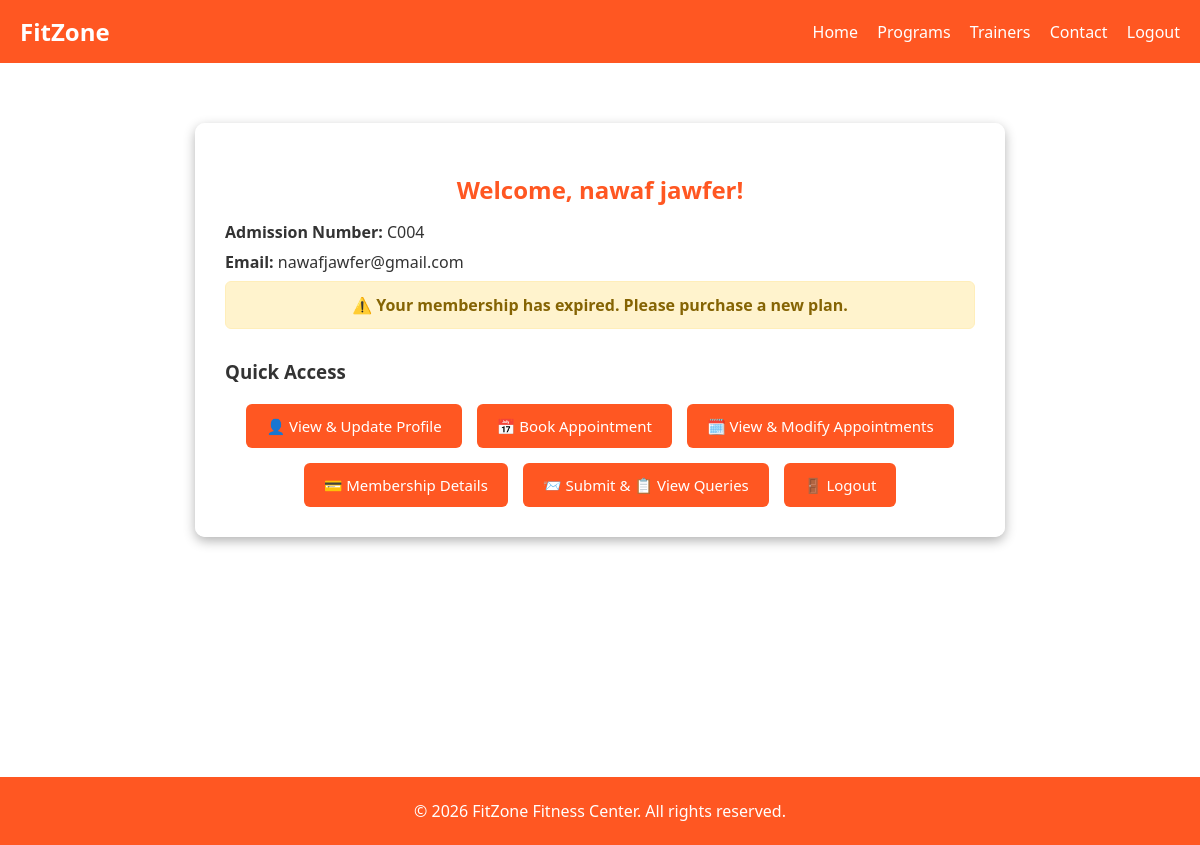
/Pages/customer_dashboard.php (signed in), run on the app's committed database.
### tables this page shows
CREATE TABLE IF NOT EXISTS `users1` (
  `Admission_Number` int NOT NULL AUTO_INCREMENT,
  `Full_Name` varchar(100) NOT NULL,
  `NIC` varchar(50) NOT NULL,
  `Address` text NOT NULL,
  `Email` varchar(100) NOT NULL,
  `Phone_Number` varchar(20) NOT NULL,
  `Weight` varchar(10) NOT NULL,
  `Height` varchar(10) NOT NULL,
  `Username` varchar(50) NOT NULL,
  `Password` varchar(255) NOT NULL,
  `Role` varchar(30) NOT NULL DEFAULT 'Customer',
  PRIMARY KEY (`Admission_Number`)
);

CREATE TABLE IF NOT EXISTS `memberships` (
  `Membership_ID` int NOT NULL,
  `Admission_Number` int NOT NULL,
  `Plan_ID` int NOT NULL,
  `Start_Date` date NOT NULL,
  `End_Date` date NOT NULL,
  PRIMARY KEY (`Membership_ID`)
);

### Pages/customer_dashboard.php (the view, shortened to what this page needs)
<?php
$conn = new mysqli("localhost", "root", "", "fitzone1");
$user_id = $_SESSION["user_id"];
$sql = "SELECT * FROM users1 WHERE Admission_Number = ?";
$stmt = $conn->prepare($sql);
$stmt->bind_param("i", $user_id);
$stmt->execute();
$result = $stmt->get_result();
$user = $result->fetch_assoc();
$admission = "C" . str_pad($user["Admission_Number"], 3, "0", STR_PAD_LEFT);
$warning = "";
$check_expiry = $conn->prepare("SELECT End_Date FROM memberships
                                WHERE Admission_Number = ?
                                ORDER BY End_Date DESC LIMIT 1");
$check_expiry->bind_param("i", $user_id);
$check_expiry->execute();
$res = $check_expiry->get_result();
if ($res->num_rows > 0) {
  $end_date = $res->fetch_assoc()['End_Date'];
  $days_left = floor((strtotime($end_date) - time()) / (60 * 60 * 24));
  if ($days_left <= 3 && $days_left >= 0) {
    $warning = "⚠️ Your membership is expiring in $days_left day(s). Please renew it.";
  } elseif ($days_left < 0) {
    $warning = "⚠️ Your membership has expired. Please purchase a new plan.";
  }
}
?>
<!DOCTYPE html>
<html lang="en">
<head>
</head>
<body>
  <div class="navbar">
    <div class="logo">FitZone</div>
    <div>
      <a href="index.php">Home</a>
      <a href="programs.php">Programs</a>
      <a href="trainers.php">Trainers</a>
      <a href="contact.php">Contact</a>
      <a href="logout.php">Logout</a>
    </div>
  </div>
  <div class="dashboard">
    <h2>Welcome, <?php echo htmlspecialchars($user['Full_Name']); ?>!</h2>
    <p><strong>Admission Number:</strong> <?php echo $admission; ?></p>
    <p><strong>Email:</strong> <?php echo htmlspecialchars($user['Email']); ?></p>
    <?php if (!empty($warning)): ?>
      <div class="warning"><?php echo $warning; ?></div>
    <?php endif; ?>
    <h3>Quick Access</h3>
    <div class="buttons">
      <a class="button" href="update_profile.php">👤 View & Update Profile</a>
      <a class="button" href="book_appointment.php">📅 Book Appointment</a>
      <a class="button" href="view_appointments.php">🗓️ View & Modify Appointments</a>
      <a class="button" href="view_membership.php">💳 Membership Details</a>
      <a class="button" href="submit_query.php">📨 Submit & 📋 View Queries</a>
      <a class="button" href="logout.php">🚪 Logout</a>
    </div>
  </div>
  <div class="footer">
    <p>&copy; <?php echo date("Y"); ?> FitZone Fitness Center. All rights reserved.</p>
  </div>
</body>
</html>

### Pages/customer_dashboard.php (style rules this page uses)
body { font-family: 'Segoe UI', sans-serif; margin: 0; background: url("../Images/home2_image.jpg") no-repeat center center fixed; background-size: cover; color: #333; }
.navbar { background-color: #ff5722; padding: 15px 20px; display: flex; justify-content: space-between; align-items: center; color: white; }
.navbar .logo { font-weight: bold; font-size: 24px; }
.navbar a { color: white; margin-left: 15px; text-decoration: none; font-size: 16px; }
.dashboard { max-width: 750px; margin: 60px auto; background: rgba(255,255,255,0.95); padding: 30px; border-radius: 10px; box-shadow: 0 4px 12px rgba(0,0,0,0.3); }
h2 { color: #ff5722; margin-bottom: 15px; text-align: center; }
h3 { margin-top: 30px; color: #333; }
p { font-size: 16px; margin: 8px 0; }
.warning { background-color: #fff3cd; color: #856404; border: 1px solid #ffeeba; padding: 12px; border-radius: 6px; margin-bottom: 20px; font-weight: bold; text-align: center; }
.buttons { display: flex; flex-wrap: wrap; gap: 15px; margin-top: 20px; justify-content: center; }
.button { padding: 12px 20px; background-color: #ff5722; color: white; text-decoration: none; font-size: 15px; border-radius: 6px; transition: background 0.3s; }
.footer { background-color: #ff5722; color: white; text-align: center; padding: 15px 0; margin-top: 240px; }

### data on the page
users1: Full_Name "nawaf jawfer", Admission_Number "C004", Email "nawafjawfer@gmail.com"
memberships: End_Date "⚠️ Your membership has expired. Please purchase a new plan."
